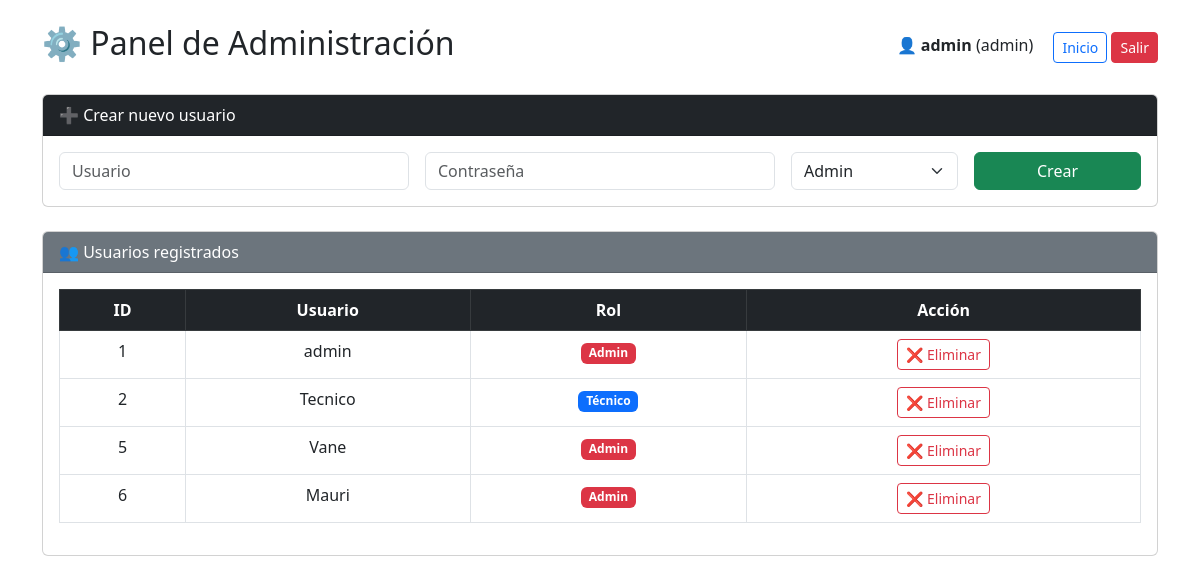
Page /admin (signed in) on the earlier database version.
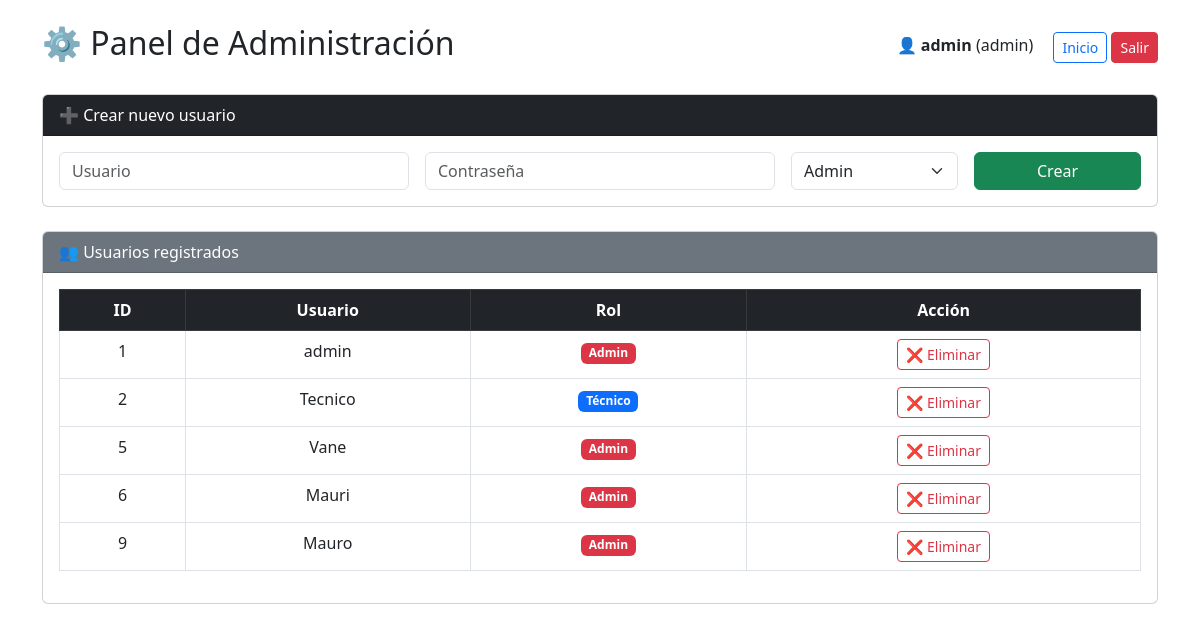
Same page on the later database version.
### tables this page shows
CREATE TABLE usuarios (
        id INTEGER PRIMARY KEY AUTOINCREMENT,
        usuario TEXT UNIQUE,
        password TEXT,
        rol TEXT
    );

### app_web.py (the view)
@app.route("/admin")
def admin():
    if not session.get("logueado"):
        return redirect("/login")
    if session.get("rol") != "admin":
        return "⛔ Acceso solo para administradores"
    conexion = sqlite3.connect("calibraciones_4.db")
    cursor = conexion.cursor()
    cursor.execute("SELECT id, usuario, rol FROM usuarios")
    usuarios = cursor.fetchall()
    conexion.close()
    return render_template("admin.html", usuarios=usuarios)

### templates/admin.html (shortened to what this page needs)
<!DOCTYPE html>
<html>
<head>
    <link href="https://cdn.jsdelivr.net/npm/bootstrap@5.3.0/dist/css/bootstrap.min.css" rel="stylesheet">
</head>
<body>
<div class="container mt-4">
    <div class="d-flex justify-content-between align-items-center mb-4">
        <h2>⚙️ Panel de Administración</h2>
        <div>
            <span class="me-3">
                👤 <strong>{{ session.usuario }}</strong> ({{ session.rol }})
            </span>
            <a href="/" class="btn btn-outline-primary btn-sm">Inicio</a>
            <a href="/logout" class="btn btn-danger btn-sm">Salir</a>
        </div>
    </div>
    <div class="card mb-4">
        <div class="card-header bg-dark text-white">
            ➕ Crear nuevo usuario
        </div>
        <div class="card-body">
            <form method="POST" action="/crear_usuario" class="row g-3">
                <div class="col-md-4">
                    <input type="text" name="usuario" class="form-control" placeholder="Usuario" required>
                </div>
                <div class="col-md-4">
                    <input type="password" name="password" class="form-control" placeholder="Contraseña" required>
                </div>
                <div class="col-md-2">
                    <select name="rol" class="form-select">
                        <option value="admin">Admin</option>
                    </select>
                </div>
                <div class="col-md-2">
                    <button type="submit" class="btn btn-success w-100">Crear</button>
                </div>
            </form>
        </div>
    </div>
    <div class="card">
        <div class="card-header bg-secondary text-white">
            👥 Usuarios registrados
        </div>
        <div class="card-body">
            <table class="table table-hover table-bordered text-center">
                <thead class="table-dark">
                    <tr>
                        <th>ID</th>
                        <th>Usuario</th>
                        <th>Rol</th>
                        <th>Acción</th>
                    </tr>
                </thead>
                <tbody>
                {% for u in usuarios %}
                    <tr>
                        <td>{{ u[0] }}</td>
                        <td>{{ u[1] }}</td>
                        <td>
                            {% if u[2] == "admin" %}
                                <span class="badge bg-danger">Admin</span>
                            {% else %}
                                <span class="badge bg-primary">Técnico</span>
                            {% endif %}
                        </td>
                        <td>
                            <a href="/eliminar_usuario/{{ u[0] }}"
                               class="btn btn-outline-danger btn-sm"
                               onclick="return confirm('¿Eliminar usuario?')">
                                ❌ Eliminar
                            </a>
                        </td>
                    </tr>
                {% endfor %}
                </tbody>
            </table>
        </div>
    </div>
</div>
</body>
</html>

Differences in the rows shown:
added usuarios: id "9", usuario "Mauro", rol "Admin"
